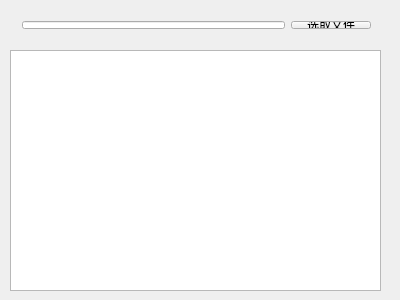
<?xml version="1.0" encoding="UTF-8"?>
<ui version="4.0">
 <class>Widget</class>
 <widget class="QWidget" name="Widget">
  <property name="geometry">
   <rect>
    <x>0</x>
    <y>0</y>
    <width>400</width>
    <height>300</height>
   </rect>
  </property>
  <property name="windowTitle">
   <string>Widget</string>
  </property>
  <widget class="QTextEdit" name="textEdit">
   <property name="geometry">
    <rect>
     <x>10</x>
     <y>50</y>
     <width>371</width>
     <height>241</height>
    </rect>
   </property>
  </widget>
  <widget class="QWidget" name="">
   <property name="geometry">
    <rect>
     <x>11</x>
     <y>10</y>
     <width>371</width>
     <height>30</height>
    </rect>
   </property>
   <layout class="QHBoxLayout" name="horizontalLayout">
    <item>
     <widget class="QLineEdit" name="lineEdit"/>
    </item>
    <item>
     <widget class="QPushButton" name="pushButton">
      <property name="text">
       <string>选取文件</string>
      </property>
     </widget>
    </item>
   </layout>
  </widget>
 </widget>
 <layoutdefault spacing="6" margin="11"/>
 <resources/>
 <connections/>
</ui>
